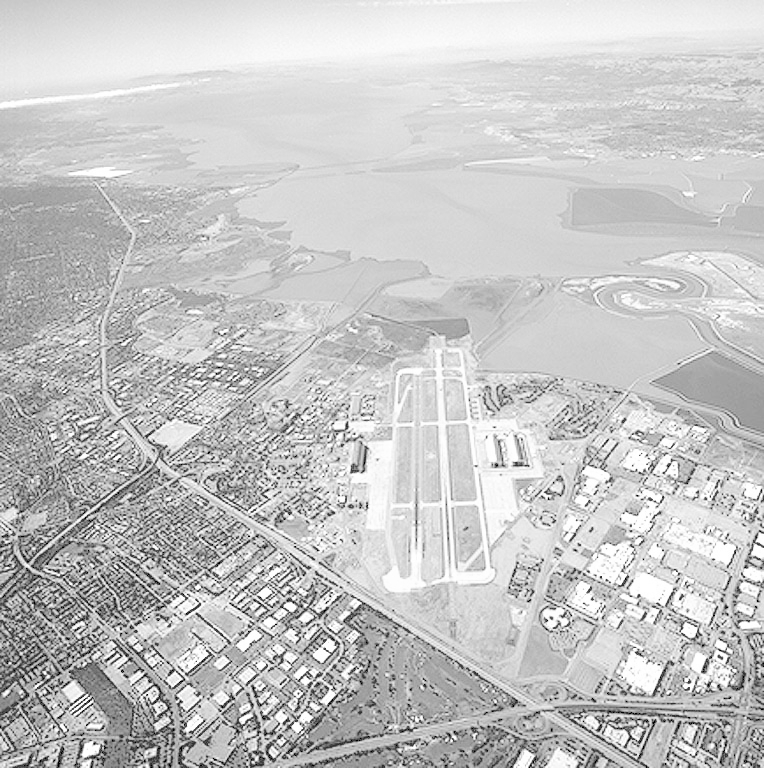
#> input picture img_homework/01_实验测试图_汇总/03_01灰度映射/冥次变换/Fig3.09(a).bmp, 764 x 768 px
$ python '03_幂次变换.py'
#> lines starting #> are read from the running program, lines starting #| are printed output that depends on the picture
### img_homework/PaintLine.py
import matplotlib.pyplot as plt
import matplotlib
matplotlib.rc("font", family="AR PL UKai CN")
def paint(rule):
    X = []
    for i in range(256):
        X.append(i)
    plt.plot(X,X,color='b')
    plt.plot(X, rule,color='r')
    plt.title("灰度映射",fontsize = 25)
    plt.xlabel("原始值",fontsize = 20)
    plt.ylabel("目标值",fontsize = 20)
    plt.show()

### img_homework/03_幂次变换.py
import cv2 as cv
import numpy as np
import math
import PaintLine as PL

src = cv.imread("01_实验测试图_汇总/03_01灰度映射/冥次变换/Fig3.09(a).bmp")
#> src is the input picture: shape (768, 764, 3); min 0, max 255, mean 197.2
cv.imshow("src",src)
n,m,ch = np.shape(src)
#> n = 768; m = 764; ch = 3
rule = []
c = 7
y = 0.00000000000001
for i in range(256):
    rule.append(y * pow(i,c))

Max = 0
for i in range(n):
    for j in range(m):
        src[i,j,:] = rule[src[i,j,0]]
        Max = max(Max,src[i,j,0])
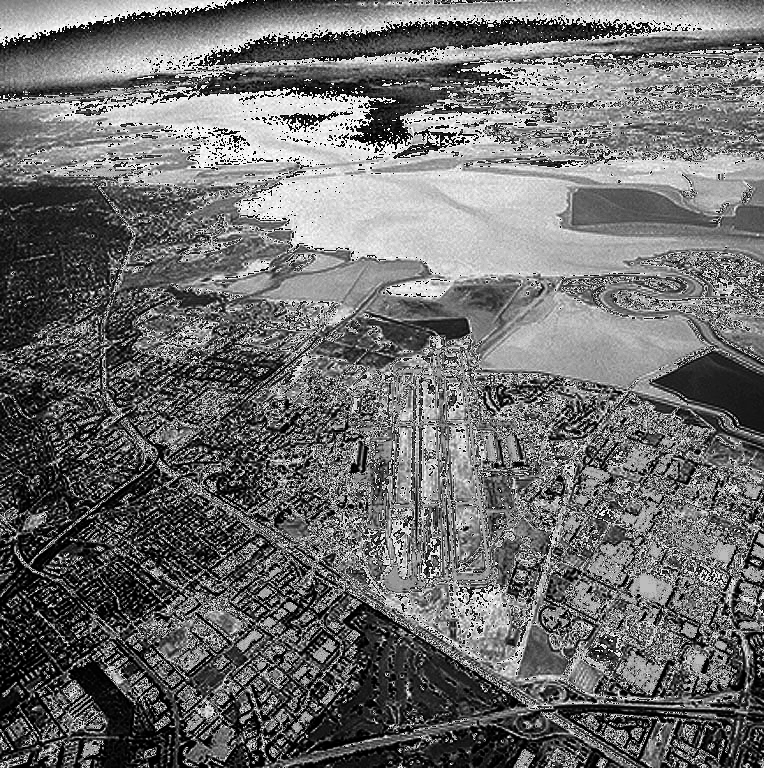
#> src: shape (768, 764, 3); min 0, max 249, mean 109.4
cha = 255.0 / Max
for i in range(n):
    for j in range(m):
        src[i,j,:] = cha * src[i,j,0]

cv.imshow("output",src)
PL.paint(rule)
#> in paint, `plt.show()`:
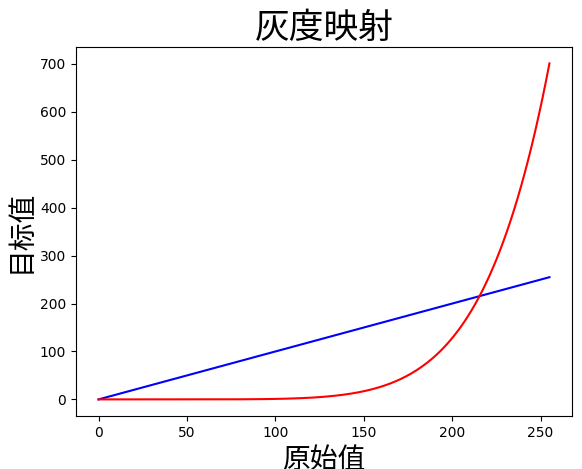
#> figure drawn by matplotlib, 1 panel; curve peaks at x = 255, y = 255; curve peaks at x = 255, y = 701.1

cv.waitKey(0)
cv.destroyAllWindows()

$ run again, with img_homework/01_实验测试图_汇总/03_01灰度映射/冥次变换/Fig3.08(a).bmp copied over img_homework/01_实验测试图_汇总/03_01灰度映射/冥次变换/Fig3.09(a).bmp
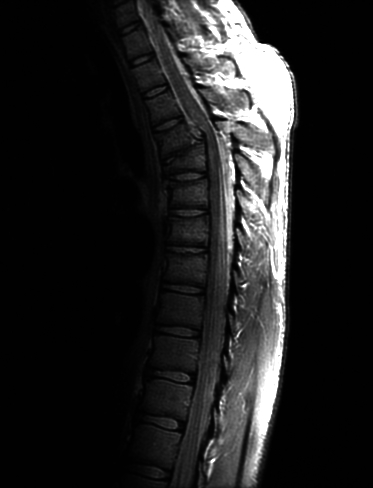
#> input picture img_homework/01_实验测试图_汇总/03_01灰度映射/冥次变换/Fig3.08(a).bmp, 373 x 488 px
#> src is the input picture: shape (488, 373, 3); min 0, max 255, mean 32.6
#> after the loop `for i in range(n):`:
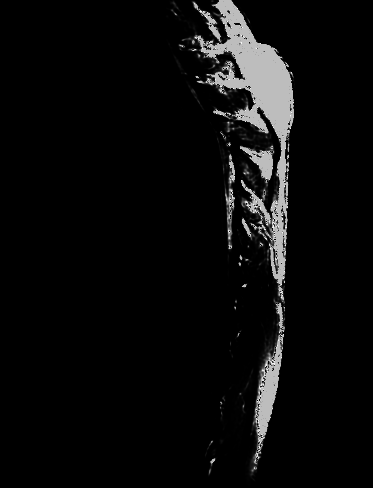
#> src: shape (488, 373, 3); min 0, max 249, mean 11.4
